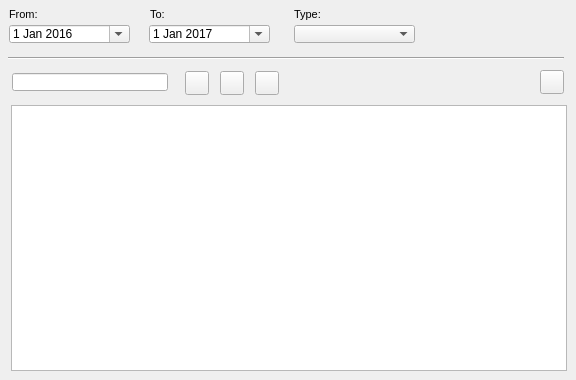
    <widget class="QWidget" name="page_document_2">
     <attribute name="title">
      <string>Document</string>
     </attribute>
     <widget class="QLabel" name="label_doc_to">
      <property name="geometry">
       <rect>
        <x>150</x>
        <y>3</y>
        <width>31</width>
        <height>22</height>
       </rect>
      </property>
      <property name="font">
       <font>
        <pointsize>8</pointsize>
       </font>
      </property>
      <property name="frameShape">
       <enum>QFrame::NoFrame</enum>
      </property>
      <property name="frameShadow">
       <enum>QFrame::Raised</enum>
      </property>
      <property name="text">
       <string>To:</string>
      </property>
      <property name="textFormat">
       <enum>Qt::AutoText</enum>
      </property>
      <property name="scaledContents">
       <bool>false</bool>
      </property>
      <property name="margin">
       <number>3</number>
      </property>
     </widget>
     <widget class="QTableView" name="tbl_document">
      <property name="geometry">
       <rect>
        <x>11</x>
        <y>105</y>
        <width>556</width>
        <height>266</height>
       </rect>
      </property>
      <property name="sortingEnabled">
       <bool>true</bool>
      </property>
     </widget>
     <widget class="QDateEdit" name="date_document_from">
      <property name="geometry">
       <rect>
        <x>9</x>
        <y>25</y>
        <width>121</width>
        <height>18</height>
       </rect>
      </property>
      <property name="date">
       <date>
        <year>2016</year>
        <month>1</month>
        <day>1</day>
       </date>
      </property>
      <property name="calendarPopup">
       <bool>true</bool>
      </property>
     </widget>
     <widget class="QDateEdit" name="date_document_to">
      <property name="geometry">
       <rect>
        <x>149</x>
        <y>25</y>
        <width>121</width>
        <height>18</height>
       </rect>
      </property>
      <property name="date">
       <date>
        <year>2017</year>
        <month>1</month>
        <day>1</day>
       </date>
      </property>
      <property name="calendarPopup">
       <bool>true</bool>
      </property>
     </widget>
     <widget class="QLabel" name="label_doc_type">
      <property name="geometry">
       <rect>
        <x>294</x>
        <y>3</y>
        <width>61</width>
        <height>22</height>
       </rect>
      </property>
      <property name="font">
       <font>
        <pointsize>8</pointsize>
       </font>
      </property>
      <property name="layoutDirection">
       <enum>Qt::LeftToRight</enum>
      </property>
      <property name="frameShape">
       <enum>QFrame::NoFrame</enum>
      </property>
      <property name="frameShadow">
       <enum>QFrame::Raised</enum>
      </property>
      <property name="text">
       <string>Type:</string>
      </property>
      <property name="textFormat">
       <enum>Qt::AutoText</enum>
      </property>
      <property name="scaledContents">
       <bool>false</bool>
      </property>
      <property name="margin">
       <number>3</number>
      </property>
     </widget>
     <widget class="QLabel" name="label_doc_from">
      <property name="geometry">
       <rect>
        <x>9</x>
        <y>3</y>
        <width>90</width>
        <height>22</height>
       </rect>
      </property>
      <property name="font">
       <font>
        <pointsize>8</pointsize>
       </font>
      </property>
      <property name="frameShape">
       <enum>QFrame::NoFrame</enum>
      </property>
      <property name="frameShadow">
       <enum>QFrame::Plain</enum>
      </property>
      <property name="text">
       <string>From:</string>
      </property>
      <property name="textFormat">
       <enum>Qt::AutoText</enum>
      </property>
      <property name="scaledContents">
       <bool>false</bool>
      </property>
      <property name="alignment">
       <set>Qt::AlignLeading|Qt::AlignLeft|Qt::AlignVCenter</set>
      </property>
      <property name="margin">
       <number>3</number>
      </property>
     </widget>
     <widget class="QComboBox" name="doc_type">
      <property name="geometry">
       <rect>
        <x>294</x>
        <y>25</y>
        <width>121</width>
        <height>18</height>
       </rect>
      </property>
     </widget>
     <widget class="Line" name="line_6">
      <property name="geometry">
       <rect>
        <x>8</x>
        <y>50</y>
        <width>556</width>
        <height>16</height>
       </rect>
      </property>
      <property name="orientation">
       <enum>Qt::Horizontal</enum>
      </property>
     </widget>
     <widget class="QPushButton" name="btn_doc_new">
      <property name="geometry">
       <rect>
        <x>255</x>
        <y>71</y>
        <width>24</width>
        <height>24</height>
       </rect>
      </property>
      <property name="toolTip">
       <string>&lt;html&gt;&lt;head/&gt;&lt;body&gt;&lt;p&gt;New document&lt;/p&gt;&lt;/body&gt;&lt;/html&gt;</string>
      </property>
      <property name="styleSheet">
       <string notr="true"/>
      </property>
      <property name="text">
       <string/>
      </property>
      <property name="icon">
       <iconset>
        <normaloff>../icons/131b.png</normaloff>../icons/131b.png</iconset>
      </property>
      <property name="iconSize">
       <size>
        <width>22</width>
        <height>22</height>
       </size>
      </property>
     </widget>
     <widget class="QPushButton" name="btn_doc_delete">
      <property name="geometry">
       <rect>
        <x>220</x>
        <y>71</y>
        <width>24</width>
        <height>24</height>
       </rect>
      </property>
      <property name="sizePolicy">
       <sizepolicy hsizetype="Minimum" vsizetype="Preferred">
        <horstretch>0</horstretch>
        <verstretch>0</verstretch>
       </sizepolicy>
      </property>
      <property name="toolTip">
       <string>&lt;html&gt;&lt;head/&gt;&lt;body&gt;&lt;p&gt;Unlink document&lt;/p&gt;&lt;/body&gt;&lt;/html&gt;</string>
      </property>
      <property name="styleSheet">
       <string notr="true"/>
      </property>
      <property name="text">
       <string/>
      </property>
      <property name="icon">
       <iconset>
        <normaloff>../icons/112b.png</normaloff>../icons/112b.png</iconset>
      </property>
      <property name="iconSize">
       <size>
        <width>22</width>
        <height>22</height>
       </size>
      </property>
     </widget>
     <widget class="QLineEdit" name="doc_id">
      <property name="geometry">
       <rect>
        <x>12</x>
        <y>73</y>
        <width>156</width>
        <height>18</height>
       </rect>
      </property>
     </widget>
     <widget class="QPushButton" name="btn_doc_insert">
      <property name="geometry">
       <rect>
        <x>185</x>
        <y>71</y>
        <width>24</width>
        <height>24</height>
       </rect>
      </property>
      <property name="toolTip">
       <string>&lt;html&gt;&lt;head/&gt;&lt;body&gt;&lt;p&gt;Link document&lt;/p&gt;&lt;/body&gt;&lt;/html&gt;</string>
      </property>
      <property name="styleSheet">
       <string notr="true"/>
      </property>
      <property name="text">
       <string/>
      </property>
      <property name="icon">
       <iconset>
        <normaloff>../icons/111b.png</normaloff>../icons/111b.png</iconset>
      </property>
      <property name="iconSize">
       <size>
        <width>22</width>
        <height>22</height>
       </size>
      </property>
     </widget>
     <widget class="QPushButton" name="btn_open_doc">
      <property name="geometry">
       <rect>
        <x>540</x>
        <y>70</y>
        <width>24</width>
        <height>24</height>
       </rect>
      </property>
      <property name="toolTip">
       <string>&lt;html&gt;&lt;head/&gt;&lt;body&gt;&lt;p&gt;Open document&lt;/p&gt;&lt;/body&gt;&lt;/html&gt;</string>
      </property>
      <property name="styleSheet">
       <string notr="true"/>
      </property>
      <property name="text">
       <string/>
      </property>
      <property name="icon">
       <iconset>
        <normaloff>../icons/170b.png</normaloff>../icons/170b.png</iconset>
      </property>
      <property name="iconSize">
       <size>
        <width>22</width>
        <height>22</height>
       </size>
      </property>
     </widget>
    </widget>
